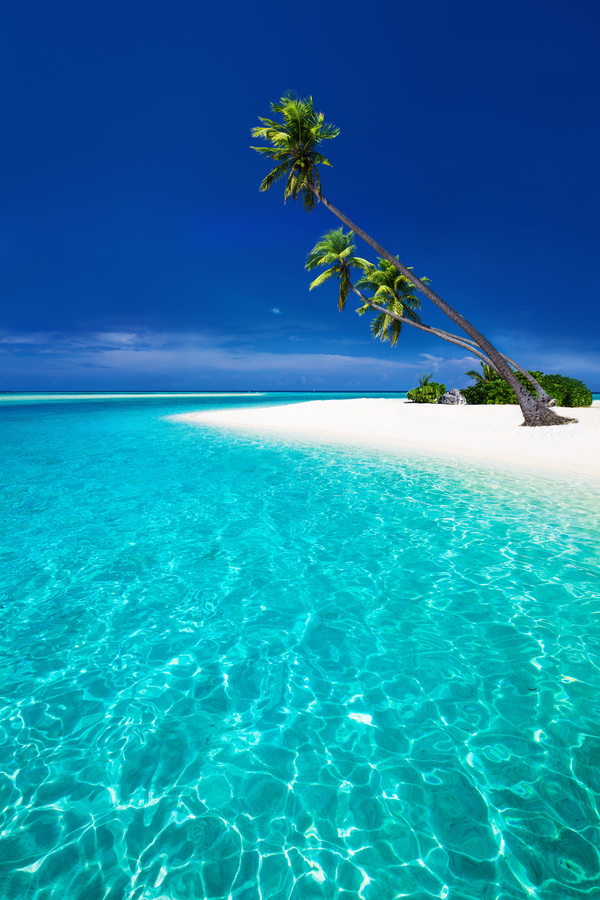
#> input picture Temp/beach-blue.jpg, 600 x 900 px
$ jupyter execute practice.ipynb
#> lines starting #> are read from the running program, lines starting #| are printed output that depends on the picture; after the words box and inside, x2 and y2 are one past the last pixel; in counts of white or black regions, pixels touching at a corner belong together; long printed decimals are rounded
[cell 1]
import cv2
import numpy as np
import matplotlib.pyplot as plt

image = np.zeros((60,60,3),np.uint8)
image[:,:,:]=120,80,90
plt.imshow(image,cmap='gray')
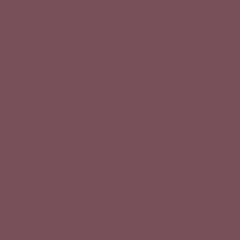
#> shown: shape (60, 60, 3) (shown 4 times larger); mean R, G, B 120, 80, 90

[cell 2]
image

[cell 3]
image_BGR = cv2.cvtColor(image,cv2.COLOR_RGB2BGR)
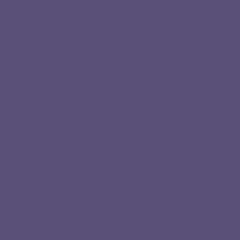
#> image_BGR: shape (60, 60, 3) (shown 4 times larger); mean R, G, B 90, 80, 120

[cell 4]
image_BGR

[cell 5]
image = cv2.imread('Temp/beach-blue.jpg')
#> image is the input picture: shape (900, 600, 3); mean B, G, R 171.4, 135.3, 24
image_RGB = cv2.cvtColor(image,cv2.COLOR_BGR2RGB)
image_HSB = cv2.cvtColor(image,cv2.COLOR_BGR2HSV)
#> image_HSB: shape (900, 600, 3); mean H, S, V 95.8, 225.8, 173.9

hue = image_HSB[:,:,0]
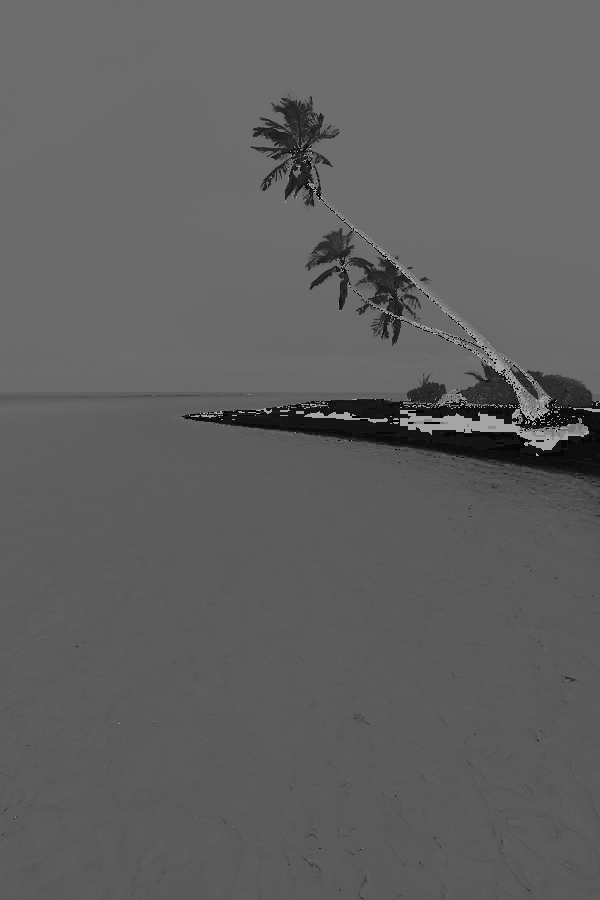
#> hue: shape (900, 600); min 0, max 179, mean 95.8

# warm_mask = (0>=hue)&(hue=<60)
# cool_mask = (90>=hue)&(hue=<180)
warm_mask = (hue>=0) & (hue<=60)
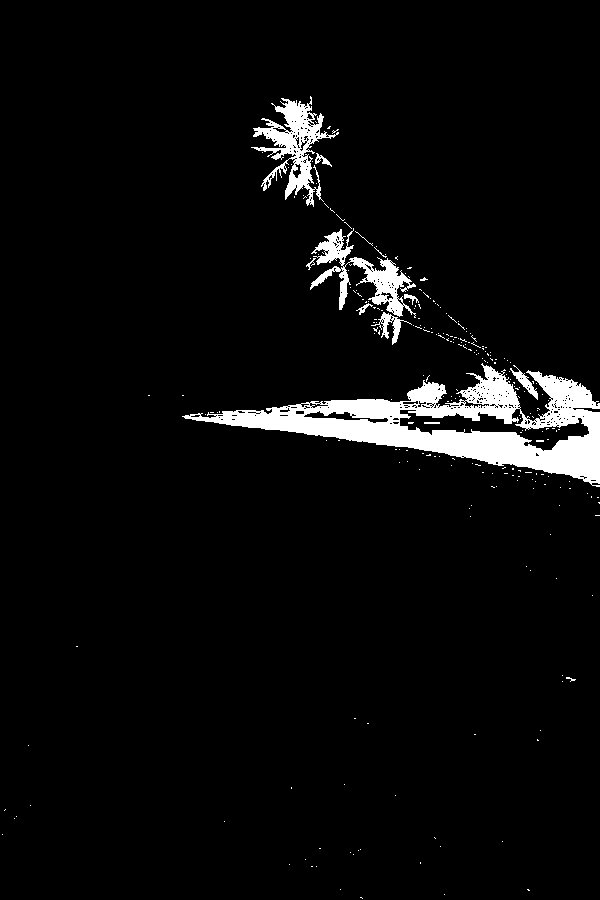
#> warm_mask: shape (900, 600) bool; 4.5% white; 256 white regions (245 under 20 px), largest, box (x1, y1, x2, y2) and area: (182, 363, 600, 487) 16824, (251, 96, 339, 207) 3125, (310, 228, 416, 318) 2659
cool_mask = (hue>=90) & (hue<=180)
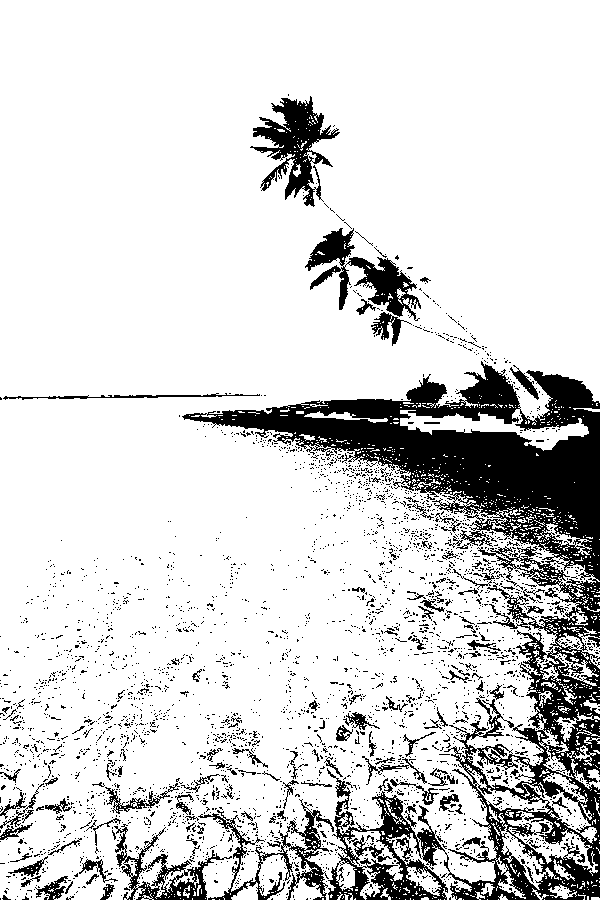
#> cool_mask: shape (900, 600) bool; 84.3% white; 3254 black regions (3113 under 20 px), largest, box (x1, y1, x2, y2) and area: (182, 361, 600, 900) 54267, (250, 96, 340, 207) 3821, (305, 228, 421, 321) 3383

warm_percentage = (np.sum(warm_mask)/hue.size)*100
#> warm_percentage = 4.47
cool_percentage = (np.sum(cool_mask)/hue.size)*100
#> cool_percentage = 84.25

if warm_percentage>cool_percentage:
    print(f'Warm image - {warm_percentage}')
else:
    print(f'Cool image - {cool_percentage}')
#| Cool image - 84.253

[cell 6]
image = cv2.imread('Temp/beach-blue.jpg')
image_HSV = cv2.cvtColor(image,cv2.COLOR_BGR2HSV)

saturation = image_HSV[:,:,1]
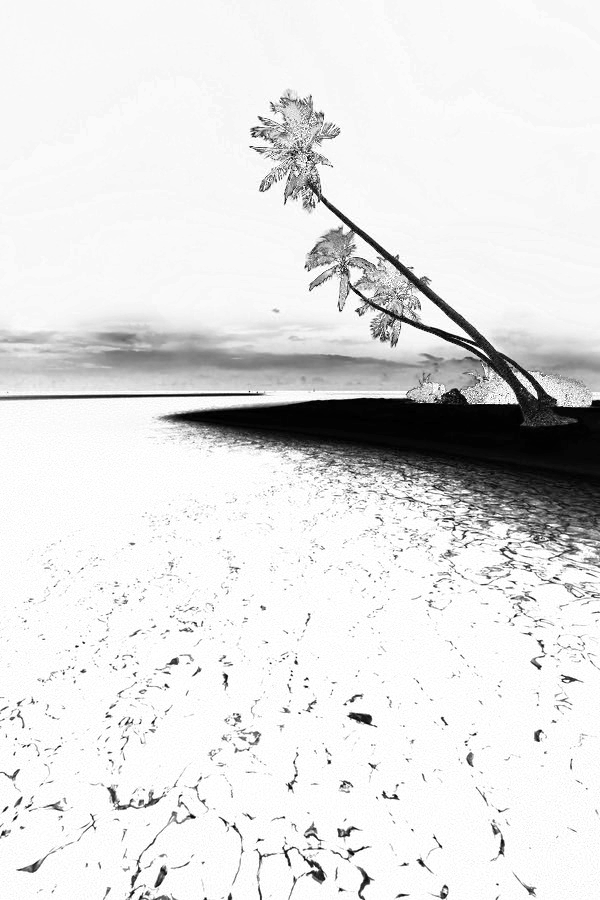
#> saturation: shape (900, 600); min 0, max 255, mean 225.8
value = image_HSV[:,:,2]
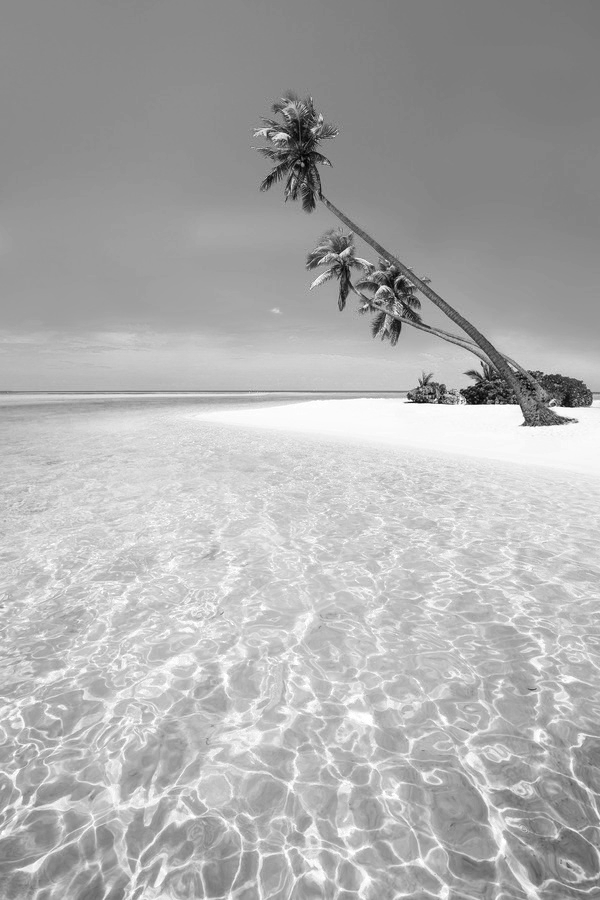
#> value: shape (900, 600); min 2, max 255, mean 173.9


bright_mask = (saturation>80)&(value>=100)
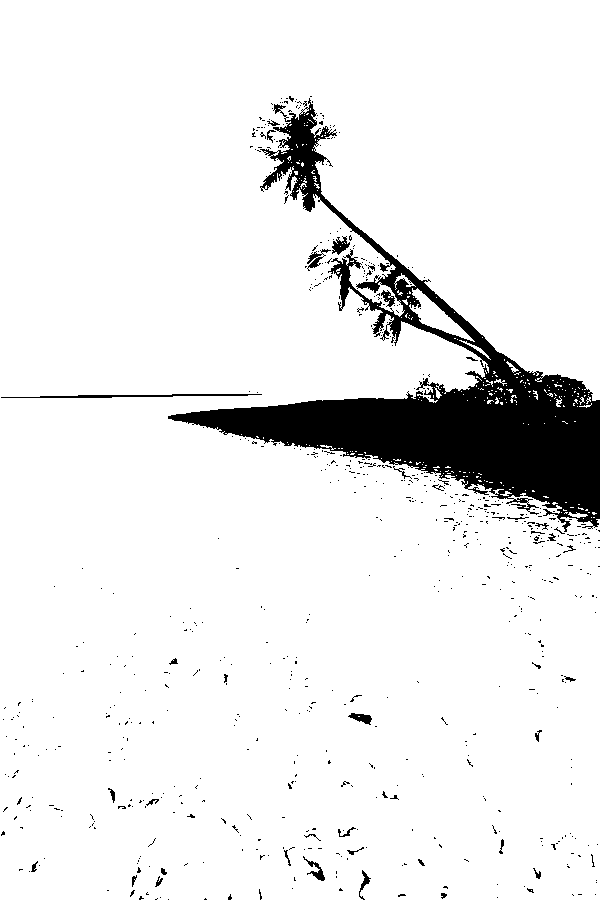
#> bright_mask: shape (900, 600) bool; 92% white; 691 black regions (652 under 20 px), largest, box (x1, y1, x2, y2) and area: (168, 98, 600, 532) 38550, (1, 394, 262, 398) 504, (332, 236, 350, 255) 180

bright_percentage = np.sum(bright_mask)/saturation.size*100
#> bright_percentage = 92.04

if bright_percentage>50:
    print('Bright')
else:
    print('Dull')

$ run again, with Temp/dull-5369074_1280.jpg copied over Temp/beach-blue.jpg
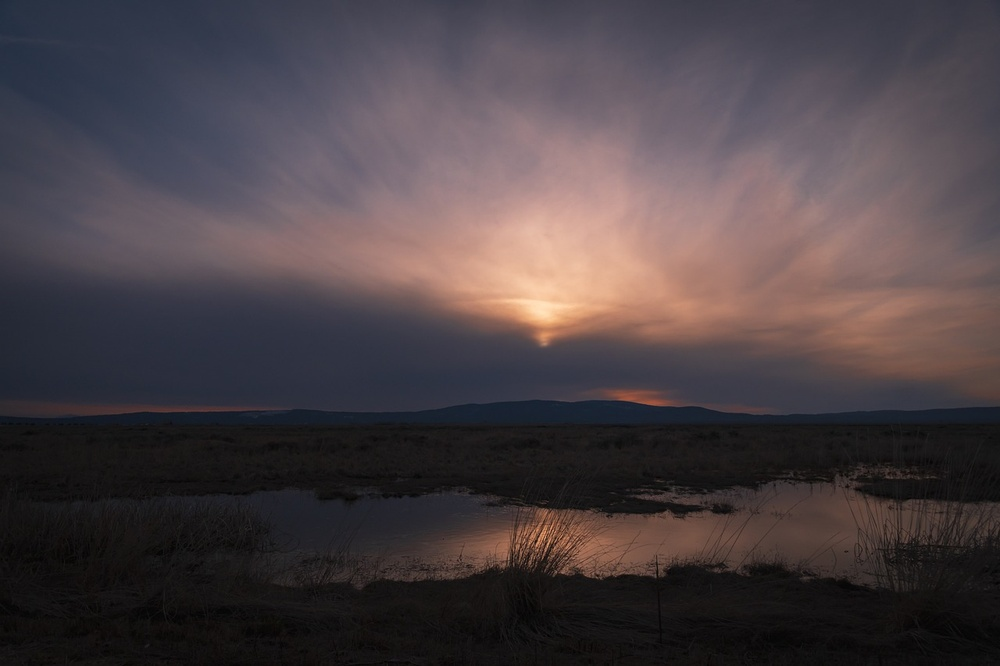
#> input picture Temp/dull-5369074_1280.jpg, 1000 x 666 px, shrunk from 1280 x 853 before the run
#> image is the input picture: shape (666, 1000, 3); mean B, G, R 68.6, 64.8, 74.2
#> image_HSB: shape (666, 1000, 3); mean H, S, V 97.9, 50, 79.2
#> `warm_mask = (hue>=0) & (hue<=60)`:
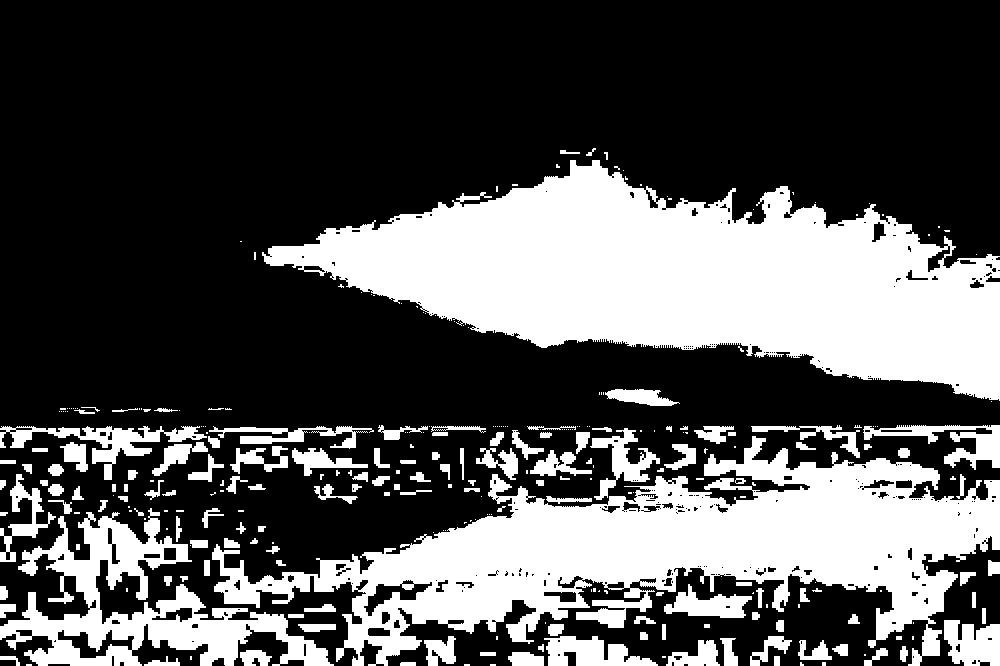
#> warm_mask: shape (666, 1000) bool; 32.5% white; 299 white regions (158 under 20 px), largest, box (x1, y1, x2, y2) and area: (262, 160, 1000, 401) 92528, (212, 436, 1000, 666) 71006, (0, 508, 334, 666) 17684
#> cool_mask: shape (666, 1000) bool; 67.4% white; 292 black regions (151 under 20 px), largest, box (x1, y1, x2, y2) and area: (262, 160, 1000, 401) 92528, (212, 436, 1000, 666) 71059, (0, 508, 334, 666) 17700
#> warm_percentage = 32.51
#> cool_percentage = 67.43
#| Cool image - 67.429
#> `bright_mask = (saturation>80)&(value>=100)`:
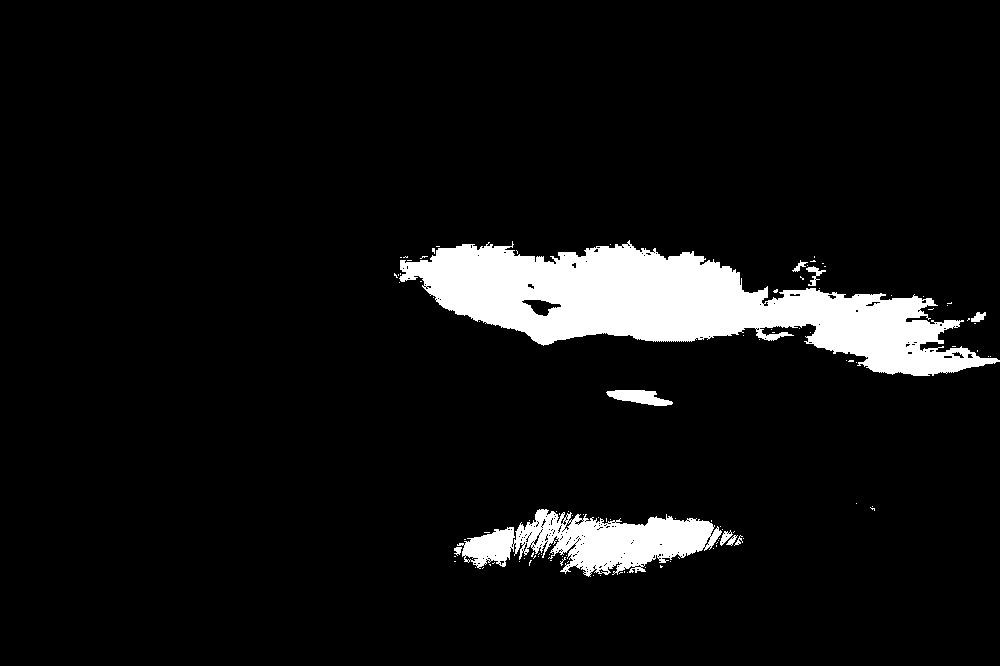
#> bright_mask: shape (666, 1000) bool; 7.1% white; 107 white regions (97 under 20 px), largest, box (x1, y1, x2, y2) and area: (399, 240, 1000, 376) 36939, (457, 509, 722, 577) 9194, (606, 390, 673, 406) 651
#> bright_percentage = 7.15
